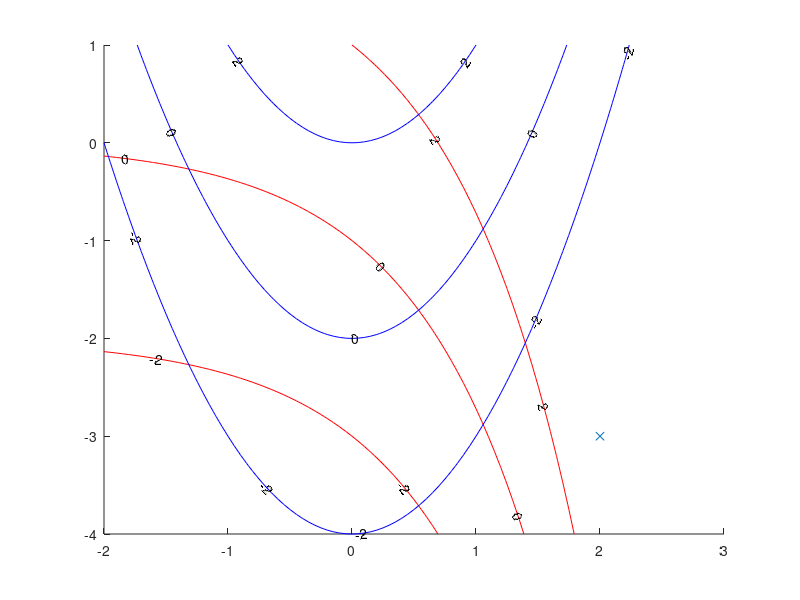

Write the MATLAB code that produced this figure. (Note: this script raises an error after producing the figure.)
function ExampleFindRootND()
    figure();
    clf;
    [xx,yy] = meshgrid((-2):0.05:3, (-4):0.05:1);
    zz1 = arrayfun(@(x,y) ff(x,y,1), xx, yy);
    zz2 = arrayfun(@(x,y) ff(x,y,2), xx, yy);
    hold on;
    contour(xx,yy,zz1,[-2, 0, 2],'r','ShowText','on');
    contour(xx,yy,zz2,[-2, 0, 2],'b','ShowText','on');
    
    x0 = [2;-3];
    scatter(x0(1), x0(2),'x');
   
    [rv, ok, info] = FindRootND(@f, x0);
    plot(info.history.x(1,:), info.history.x(2,:), '-x','LineWidth',2)
    plot(info.history.xRestart(1,:), info.history.xRestart(2,:), 'o')

    x0 = [0;0];
    scatter(x0(1), x0(2),'x');
   
    [rv, ok, info] = FindRootND(@f, x0);
    plot(info.history.x(1,:), info.history.x(2,:), '-x','LineWidth',2)
    plot(info.history.xRestart(1,:), info.history.xRestart(2,:), 'o')

    x0 = [-1;0.5];
    scatter(x0(1), x0(2),'x');
   
    [rv, ok, info] = FindRootND(@f, x0);
    plot(info.history.x(1,:), info.history.x(2,:), '-x','LineWidth',2)
    plot(info.history.xRestart(1,:), info.history.xRestart(2,:), 'o')
end

function rv = ff(x, y, i)
    tmp = f([x;y]);
    rv = tmp(i);
end

function rv = f(x)
    xx = x(1);
    yy = x(2);
    rv = [exp(xx) + yy; 2 + yy - xx^2];
end